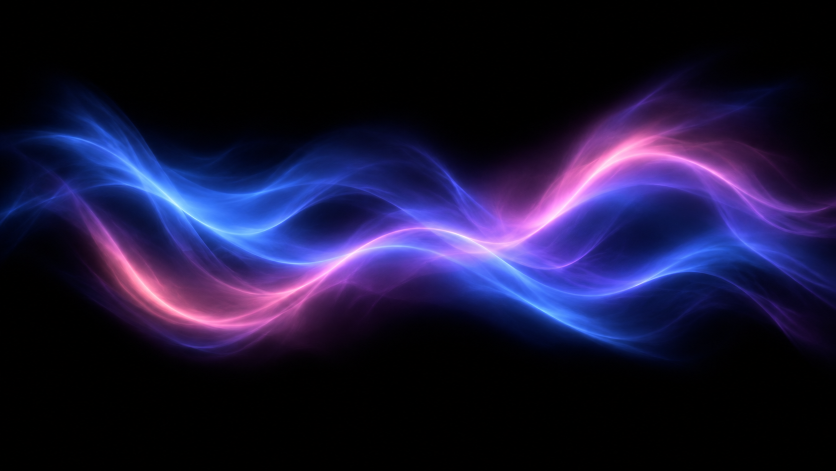
#> input picture art-src/aurora.png, 1672 x 941 px (shown at 1/2 size)
$ python -i art.py   (imports and definitions only)
#> lines starting #> are read from the running program, lines starting #| are printed output that depends on the picture
"""Cuts the owner's pictures for the site: the logo with everything made from it, and any other picture on black.

    python3 scripts/art.py logo <source>
    python3 scripts/art.py picture <source> <name> [--size 800] [--cover 0.9]

The pictures are glossy 3D objects in iridescent glass on pure black, made by the owner in ChatGPT. Each is made
see-through before it goes in (`clear`): every pixel as opaque as its brightest colour, so the black around
the object disappears on any dark surface, and the outer edge fades out.

`logo` takes the glass F with its own transparency (art-src/icons/f.png) and writes every file that shows it;
the icons a phone shows on a square of its own and the picture of a shared link are on white, as the site is:

    public/art/logo.webp         where it stands alone
    public/art/logo-small.webp   next to the name, in the header and the footer
    public/favicon.ico           the tab of a browser: 16, 32 and 48 px
    public/art/icon-192.png      search results and Android
    public/art/icon-180.png      the home screen of an iPhone
    public/art/icon-512.png      the app on the home screen of an Android phone (public/manifest.webmanifest)
    public/art/share.png         what a link shows when it is sent to someone: the logo and the name, 1200 by 630
    public/art/mail-logo.png     the head of every email: the F beside the name, see-through (also `mail <source>`)

`picture` finds what is on the black, centres it on a square and writes public/art/<name>.webp at the size
given, and with `--small N` also public/art/<name>-<N>.webp for phones. A picture shown large needs twice its
width on the page. Then its slot in `ART` (src/config.ts) gets its path and size.

`icon` is for a picture that comes with a transparent background already (his second set, 13 October 2026, the
same glass in the brand's blue for the white parts): it is not made see-through again, only cut to what is in
it, centred on a square that it fills to `--cover`, and scaled with its colours premultiplied by their opacity,
so that no dark edge appears on white.

`trim` is `icon` without the square: the picture cut to what is in it and scaled so its larger side is `--size`
(the offer's and the 1 € panel's objects, which keep their own shape). Its small copy is named `<name>-480.webp`
whatever `--small` is, as `offerGlass` in src/config.ts expects.

`whole` keeps the picture as it was composed (no centring): the aurora, and the phone whose beam has to land
on the receipt. `--bottom 0.7` cuts it off at 70 % of its height and `--fade 0.6` lets it fade out from 60 %
down to that cut, so that what lay below (the phone's own glass paper) is gone.

Nothing here is part of the site.
"""
import argparse
import os

import numpy
from PIL import Image, ImageDraw, ImageFont

ROOT = os.path.join(os.path.dirname(os.path.abspath(__file__)), '..')
PUBLIC = os.path.join(ROOT, 'public')
ART = os.path.join(PUBLIC, 'art')
FONT = os.path.join(PUBLIC, 'fonts', 'funnel-latin.woff2')
NAME = 'firmony'
# The blue of the name and the red of its full stop, as the header sets them (the sixth design).
BLUE = (28, 46, 240)
RED = (225, 52, 76)
WHITE = (255, 255, 255)

# How much of its square the picture's larger side takes.
LOGO_COVER = 0.88
ICON_COVER = 0.76
# Anything brighter than this (red + green + blue) belongs to the picture; the rest is the black around it.
BLACK = 48
# How much of each side, from the edge in, fades to nothing.
FEATHER = 0.05


# [49 lines left out: functions subject, framed, blurred, clear, not called in this run]


def save(image, path, **options):
    image.save(path, **options)
    print(f'{os.path.relpath(path, ROOT)}  {image.width} x {image.height}  {os.path.getsize(path) // 1024} kB')


# [70 lines left out: functions wordmark, share, mail, on_white, not called in this run]


def logo(source):
    """The glass F, which comes with its own transparency (art-src/icons/f.png), and everything made from it.
    The tab of a browser keeps it see-through; the icons a phone lays on a square of its own, and the picture of
    a shared link, have it on white, as the site is."""
    os.makedirs(ART, exist_ok=True)
    save(icon(source, LOGO_COVER, 960), os.path.join(ART, 'logo.webp'), format='WEBP', quality=92, alpha_quality=80, method=6)
    save(icon(source, LOGO_COVER, 128), os.path.join(ART, 'logo-small.webp'), format='WEBP', quality=92, alpha_quality=80, method=6)
    icons = {size: icon(source, ICON_COVER, size) for size in (16, 32, 48, 180, 192, 512)}
    save(icons[48], os.path.join(PUBLIC, 'favicon.ico'), format='ICO', sizes=[(16, 16), (32, 32), (48, 48)], append_images=[icons[16], icons[32]])
    save(on_white(icons[192]), os.path.join(ART, 'icon-192.png'), format='PNG', optimize=True)
    save(on_white(icons[180]), os.path.join(ART, 'icon-180.png'), format='PNG', optimize=True)
    save(on_white(icons[512]), os.path.join(ART, 'icon-512.png'), format='PNG', optimize=True)
    save(share(icon(source, 1, 600)), os.path.join(ART, 'share.png'), format='PNG', optimize=True)
    save(mail(icon(source, LOGO_COVER, 600)), os.path.join(ART, 'mail-logo.png'), format='PNG', optimize=True)


# [16 lines left out: function whole, not called in this run]


def icon(source, cover, size):
    """A picture with its own transparency: cut to its subject, centred on a square, scaled premultiplied."""
    picture = Image.open(source).convert('RGBA')
    alpha = numpy.asarray(picture)[..., 3]
    rows = numpy.where(alpha.max(axis=1) > 8)[0]
    cols = numpy.where(alpha.max(axis=0) > 8)[0]
    subject = picture.crop((cols[0], rows[0], cols[-1] + 1, rows[-1] + 1))
    side = round(max(subject.size) / cover)
    square = Image.new('RGBA', (side, side), (0, 0, 0, 0))
    square.paste(subject, ((side - subject.width) // 2, (side - subject.height) // 2))
    return square.convert('RGBa').resize((size, size), Image.LANCZOS).convert('RGBA')


# [64 lines left out: functions trim, main, not called in this run]


# [2 lines not run here, left out]

>>> import cv2
>>> picture = cv2.imread('../art-src/aurora.png', cv2.IMREAD_GRAYSCALE)
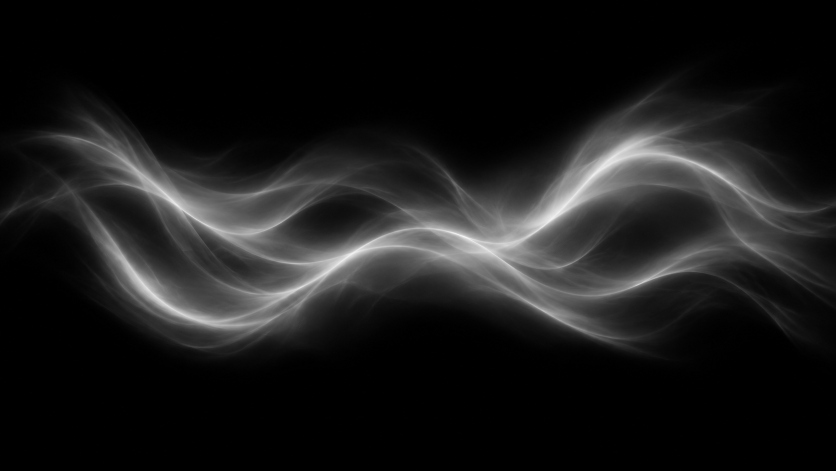
#> picture: shape (941, 1672) (shown at 1/2 size); min 0, max 251, mean 26.6
>>> result = logo(picture)
#> (the run stopped early here; a loop or call above may not have finished)

$ run again, on art-src/bundle.png
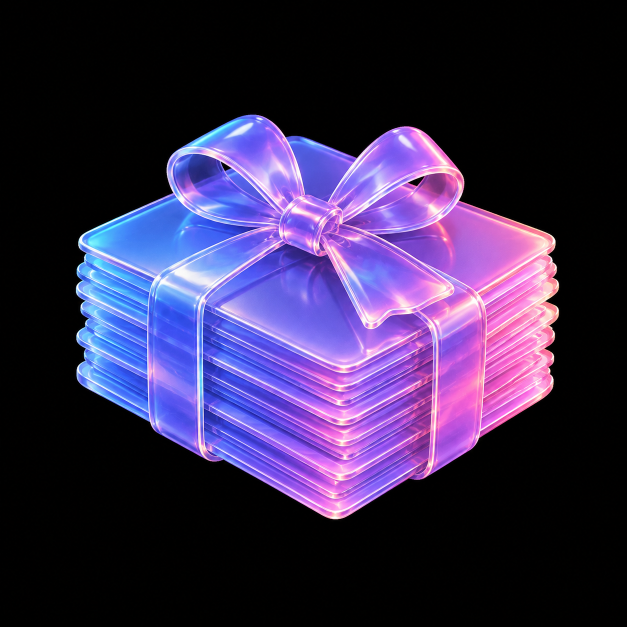
#> input picture art-src/bundle.png, 1254 x 1254 px (shown at 1/2 size)
#> `picture = cv2.imread('../art-src/aurora.png', cv2.IMREAD_GRAYSCALE)`:
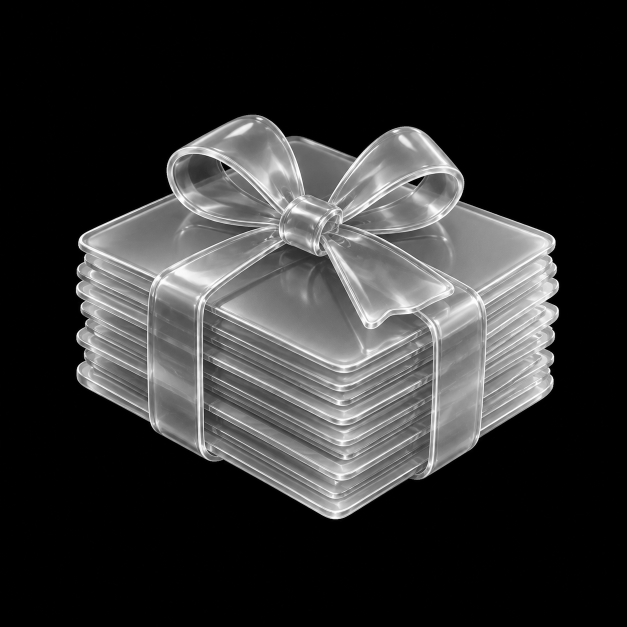
#> picture: shape (1254, 1254) (shown at 1/2 size); min 0, max 255, mean 49.6

$ run again, on art-src/calculator.png
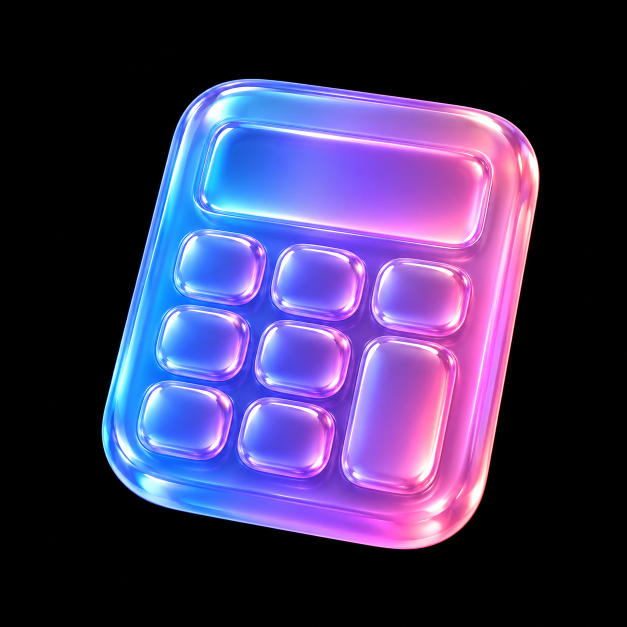
#> input picture art-src/calculator.png, 1254 x 1254 px (shown at 1/2 size)
#> `picture = cv2.imread('../art-src/aurora.png', cv2.IMREAD_GRAYSCALE)`:
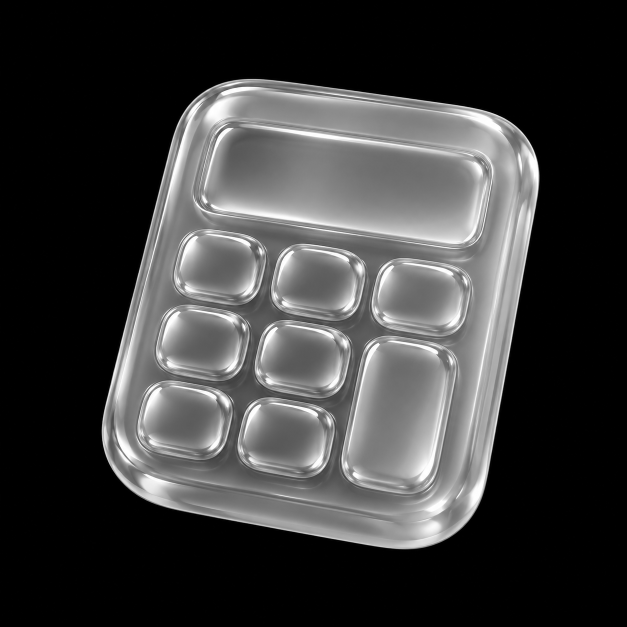
#> picture: shape (1254, 1254) (shown at 1/2 size); min 0, max 255, mean 59.6

$ run again, on art-src/calendar.png
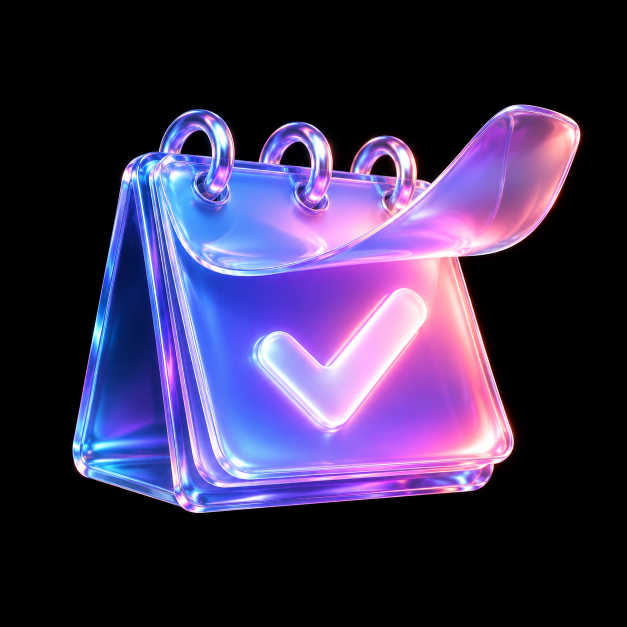
#> input picture art-src/calendar.png, 1254 x 1254 px (shown at 1/2 size)
#> `picture = cv2.imread('../art-src/aurora.png', cv2.IMREAD_GRAYSCALE)`:
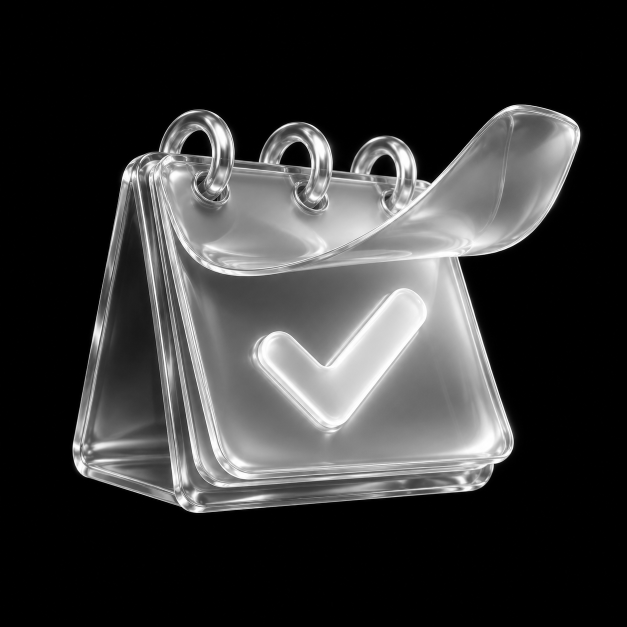
#> picture: shape (1254, 1254) (shown at 1/2 size); min 0, max 255, mean 53.7
